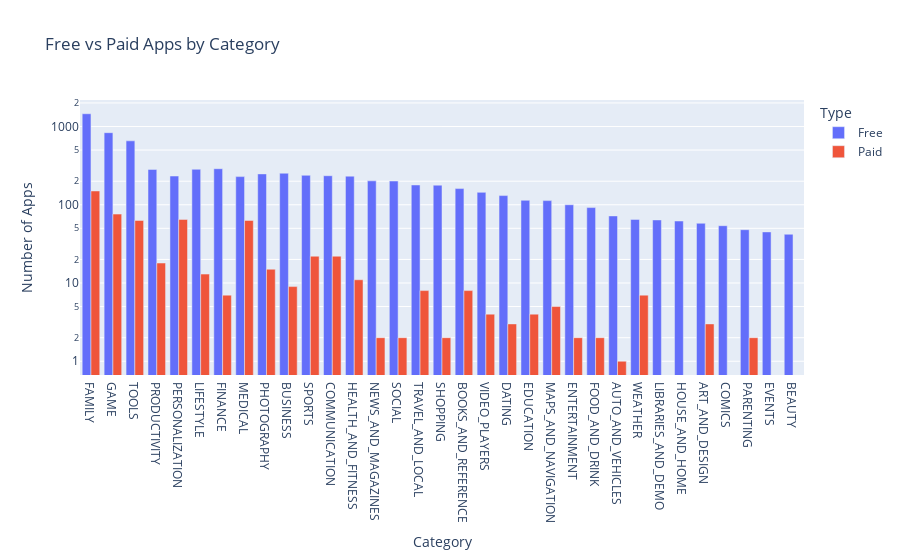

Notebook code cell kept with this figure:
### Code cell
g_bar = px.bar(df_free_vs_paid,
               x='Category',
               y='App',
               title='Free vs Paid Apps by Category',
               color='Type',
               barmode='group')
 
g_bar.update_layout(xaxis_title='Category',
                    yaxis_title='Number of Apps',
                    xaxis={'categoryorder':'total descending'},
                    yaxis=dict(type='log'))
 
g_bar.show()

### Figure 1 — Plotly figure (JSON) as saved in the notebook; plotly's stock layout.template omitted (floating-point values rounded to 4 significant figures)
{"data": [{"alignmentgroup": "True", "hovertemplate": "Type=Free<br>Category=%{x}<br>App=%{y}<extra></extra>", "legendgroup": "Free", "marker": {"color": "#636efa", "pattern": {"shape": ""}}, "name": "Free", "offsetgroup": "Free", "orientation": "v", "showlegend": true, "textposition": "auto", "type": "bar", "x": ["ART_AND_DESIGN", "AUTO_AND_VEHICLES", "BEAUTY", "BOOKS_AND_REFERENCE", "BUSINESS", "COMICS", "COMMUNICATION", "DATING", "EDUCATION", "ENTERTAINMENT", "EVENTS", "FAMILY", "FINANCE", "FOOD_AND_DRINK", "GAME", "HEALTH_AND_FITNESS", "HOUSE_AND_HOME", "LIBRARIES_AND_DEMO", "LIFESTYLE", "MAPS_AND_NAVIGATION", "MEDICAL", "NEWS_AND_MAGAZINES", "PARENTING", "PERSONALIZATION", "PHOTOGRAPHY", "PRODUCTIVITY", "SHOPPING", "SOCIAL", "SPORTS", "TOOLS", "TRAVEL_AND_LOCAL", "VIDEO_PLAYERS", "WEATHER"], "xaxis": "x", "y": [58, 72, 42, 161, 253, 54, 235, 131, 114, 100, 45, 1456, 289, 92, 834, 232, 62, 64, 284, 113, 229, 202, 48, 233, 248, 283, 178, 201, 238, 656, 179, 144, 65], "yaxis": "y"}, {"alignmentgroup": "True", "hovertemplate": "Type=Paid<br>Category=%{x}<br>App=%{y}<extra></extra>", "legendgroup": "Paid", "marker": {"color": "#EF553B", "pattern": {"shape": ""}}, "name": "Paid", "offsetgroup": "Paid", "orientation": "v", "showlegend": true, "textposition": "auto", "type": "bar", "x": ["ART_AND_DESIGN", "AUTO_AND_VEHICLES", "BOOKS_AND_REFERENCE", "BUSINESS", "COMMUNICATION", "DATING", "EDUCATION", "ENTERTAINMENT", "FAMILY", "FINANCE", "FOOD_AND_DRINK", "GAME", "HEALTH_AND_FITNESS", "LIFESTYLE", "MAPS_AND_NAVIGATION", "MEDICAL", "NEWS_AND_MAGAZINES", "PARENTING", "PERSONALIZATION", "PHOTOGRAPHY", "PRODUCTIVITY", "SHOPPING", "SOCIAL", "SPORTS", "TOOLS", "TRAVEL_AND_LOCAL", "VIDEO_PLAYERS", "WEATHER"], "xaxis": "x", "y": [3, 1, 8, 9, 22, 3, 4, 2, 150, 7, 2, 76, 11, 13, 5, 63, 2, 2, 65, 15, 18, 2, 2, 22, 63, 8, 4, 7], "yaxis": "y"}], "layout": {"barmode": "group", "legend": {"title": {"text": "Type"}, "tracegroupgap": 0}, "title": {"text": "Free vs Paid Apps by Category"}, "xaxis": {"anchor": "y", "categoryorder": "total descending", "domain": [0, 1], "title": {"text": "Category"}}, "yaxis": {"anchor": "x", "domain": [0, 1], "title": {"text": "Number of Apps"}, "type": "log"}}}
